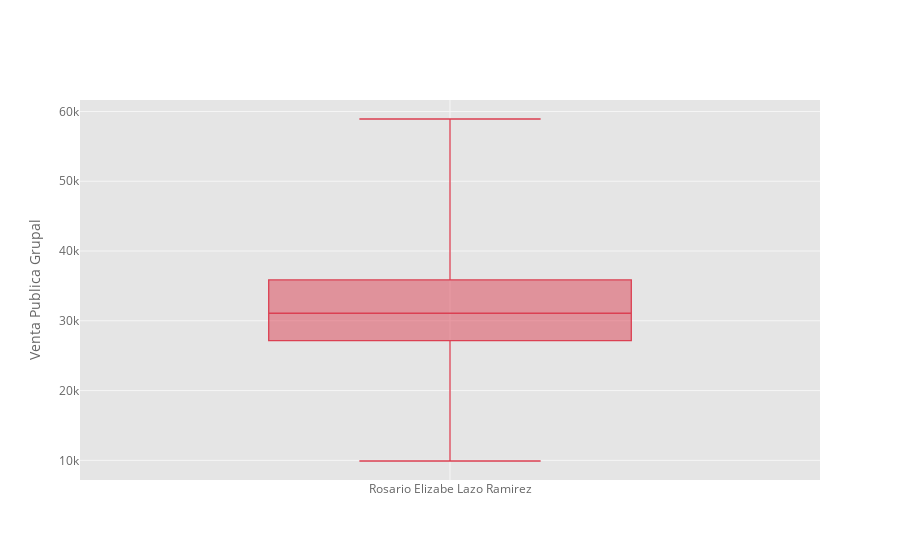

Write notebook code for a chart like this one.
### Code cell
df_desempeno['Rosario Elizabe Lazo Ramirez'].iplot(kind='box', color='red', 
                                     yTitle='Venta Publica Grupal')

### Figure 1 — Plotly figure (JSON) as saved in the notebook; plotly's stock layout.template omitted (floating-point values rounded to 4 significant figures)
{"data": [{"boxpoints": false, "line": {"width": 1.3}, "marker": {"color": "rgba(219, 64, 82, 1.0)"}, "name": "Rosario Elizabe Lazo Ramirez", "orientation": "v", "type": "box", "y": [57300.0, 58920.0, 47040.0, 46610.0, 44150.0, 33310.0, 30080.0, 27600.0, 38460.0, 47390.0, 51470.0, 31960.0, 29280.0, 30424, 34900.0, 37740.0, 37330.0, 39580.0, 42610.0, 33300.0, 31090.0, 32990.0, 30610.0, 32230.0, 31790.0, 30260.0, 9908.0, 26715, 28880.0, 31070.0, 33660.0, 26730.0, 26644, 34410.0, 33190.0, 32642, 30070.0, 26170.0, 24920.0, 23320.0, 27870.0, 27773, 26080.0, 30074, 32110.0, 29140.0, 36820.0, 17711, 17665, 20280.0, 22490.0, 24890.0]}], "layout": {"legend": {"bgcolor": "#FFFFFF", "font": {"color": "#666666"}}, "paper_bgcolor": "#FFFFFF", "plot_bgcolor": "#E5E5E5", "title": {"font": {"color": "#151516"}}, "xaxis": {"gridcolor": "#F6F6F6", "showgrid": true, "tickfont": {"color": "#666666"}, "title": {"font": {"color": "#666666"}, "text": ""}, "zerolinecolor": "#F6F6F6"}, "yaxis": {"gridcolor": "#F6F6F6", "showgrid": true, "tickfont": {"color": "#666666"}, "title": {"font": {"color": "#666666"}, "text": "Venta Publica Grupal"}, "zerolinecolor": "#F6F6F6"}}}
